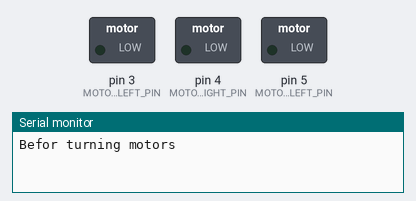
A sketch run on a simulated Arduino Uno, built with avr-gcc and run on an emulated ATmega328P. On the bench: switched loads named in the sketch (green lamp = pin HIGH), the last lines printed to the serial monitor.

Above: at 0.6 s.
At 3.7 s:
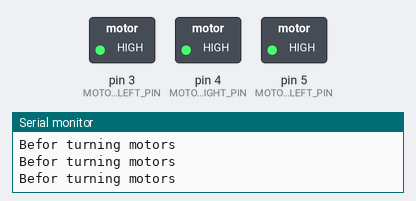
Timing chart, 0 to 4.6 s (numbered marks = the images above):
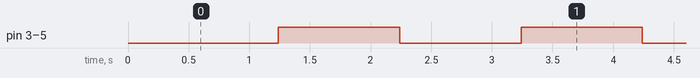

Measured:
- by itself, pin 3 (MOTOR1_LEFT_PIN), pin 4 (MOTOR1_RIGHT_PIN), pin 5 (MOTOR2_LEFT_PIN): alternates HIGH for 1.0 s and LOW for 1.0 s

The sketch:

TestMotors.ino
```cpp
#define MOTOR1_LEFT_PIN    3
#define MOTOR1_RIGHT_PIN    4
#define MOTOR2_LEFT_PIN    5
#define MOTOR2_RIGHT_PIN    6
#define MOTOR_ON HIGH
#define MOTOR_OFF LOW

int last_step_time = 0;
int STEP_INTERVAL = 120;
int turn_on = 1;

void setup()
{
  Serial.begin(9600);

 pinMode(MOTOR1_LEFT_PIN, OUTPUT);
 pinMode(MOTOR1_RIGHT_PIN, OUTPUT);
 pinMode(MOTOR2_LEFT_PIN, OUTPUT);
 pinMode(MOTOR2_LEFT_PIN, OUTPUT);

// for this relay MOTOR_OFF mean open circuit, MOTOR_ON mean closed
 digitalWrite(MOTOR1_LEFT_PIN, MOTOR_OFF);
 digitalWrite(MOTOR1_RIGHT_PIN, MOTOR_OFF);
 //digitalWrite(MOTOR2_LEFT_PIN, MOTOR_OFF);
 //digitalWrite(MOTOR2_RIGHT_PIN, MOTOR_OFF);

}

void loop()
{


  // if less then STEP_INTERVAL ms passed - do nothing
  if(millis() - last_step_time < STEP_INTERVAL)
  {
    delay(STEP_INTERVAL);
    return;
  }
  last_step_time = millis();
  turn_on = turn_on==1? 0 :1;
  if(turn_on){
    Serial.println("Befor turning motors");
  // for this relay MOTOR_OFF mean open circuit, MOTOR_ON mean closed
   digitalWrite(MOTOR1_LEFT_PIN, MOTOR_ON);

   digitalWrite(MOTOR1_RIGHT_PIN, MOTOR_ON);
   digitalWrite(MOTOR2_LEFT_PIN, MOTOR_ON);
   digitalWrite(MOTOR2_RIGHT_PIN, MOTOR_ON);
   delay(1000);
  }
  else{
      Serial.println("Befor turning motors");
  // for this relay MOTOR_OFF mean open circuit, MOTOR_ON mean closed
   digitalWrite(MOTOR1_LEFT_PIN, MOTOR_OFF);

   digitalWrite(MOTOR1_RIGHT_PIN, MOTOR_OFF);
   digitalWrite(MOTOR2_LEFT_PIN, MOTOR_OFF);
   digitalWrite(MOTOR2_RIGHT_PIN, MOTOR_OFF);
   delay(1000);

  }
}
```
